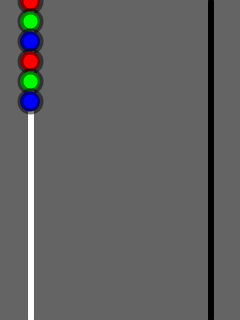
Frame 1 (no input)
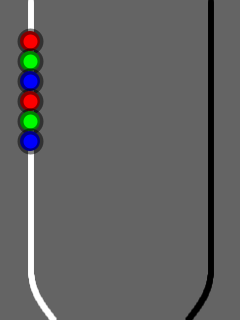
Frame 60 (the mouse pressed at the canvas centre just before this capture)
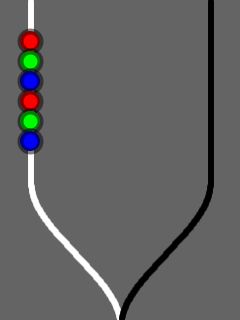
Frame 120 (the mouse held since frame 60 and released just before this capture)

The Processing sketch that drew these frames (run headless with seeded random() and noise(); from frame 60 on, the mouse is pressed at the canvas centre):

// Processing sketch: processing_36883
// ── processing_36883.pde

int[][] pos = new int[ 2 ][ 320 ];

int v1;
int p1;

int v2;
int p2;

int want = 0;

class bead_t
{
  bead_t( float vx0, float vy0, float px0, float py0, color c0 )
  {
    vx = vx0;
    vy = vy0;
    px = px0;
    py = py0;
    c  = c0;
    follow = 0;
  }
  float vx, vy, px, py;
  color c;
  
  int follow = 0;
  
  void draw( )
  {
    fill( c );
    stroke( 0, 127 );
    strokeWeight( 6 );
    ellipse( px, py, 20, 20 );
  }
}

bead_t[] bead = new bead_t[ 6 ];

void setup( )
{
  size( 240, 320 );
  smooth();
 
  p1 = -23200;  
  v1= 0;
  
  p2 = 23200;  
  v2 = 0;
  
  for ( int i = 0; i < 320; i++ )
    pos[ 0 ][ i ] = ( p1 / 512 ) + 75;
    
  for ( int i = 0; i < 320; i++ )
    pos[ 1 ][ i ] = ( p2 / 512 ) + 165;
  
  for ( int i = 0; i < bead.length; i++ )
    bead[ i ] = new bead_t( 0.0, -1.5, ( p1 / 256 ) + 120, i * 20, color( i%3 == 0 ? 255 : 0, i%3 == 1 ? 255 : 0, i%3 == 2 ? 255 : 0 ) );
    
}

void moveview( )
{
  while ( bead[ 0 ].py > 40 )
  {
    for ( int i = 1; i < 320; i++ )
    {
      pos[ 0 ][ i - 1 ] = pos[ 0 ][ i ];
      pos[ 1 ][ i - 1 ] = pos[ 1 ][ i ];
    }
    
    p1 = p1 + v1;
    v1 = v1 - ( ( p1 ) / 2048 );
    pos[ 0 ][ 319 ] = ( p1 / 512 ) + 75;
    
    p2 = p2 + v2;
    v2 = v2 - ( ( p2 ) / 2048 );
    pos[ 1 ][ 319 ] = ( p2 / 512 ) + 165;
    
    for ( int j = 0; j < bead.length; j++ )
      bead[ j ].py--;
  }
}



void draw_wire( )
{
  stroke( 255 );
  strokeWeight( 4 );
  for ( int y = 0; y < 320; y++ )
    rect( pos[ 0 ][ y ], y, 1, 1 );
    
  stroke( 0 );
  for ( int y = 0; y < 320; y++ )
    rect( pos[ 1 ][ y ], y, 1, 1 );
}

void draw( )
{
  background( 100 );
  
  moveview( );
  
  for ( int i = 0; i < bead.length; i++ )
  {
    if ( want != bead[ i ].follow && abs( pos[ 0 ][ ( int )bead[ i ].py ] - pos[ 1 ][ ( int )bead[ i ].py ] ) < 2 )
      bead[ i ].follow = want;
    bead[ i ].px = pos[ bead[ i ].follow ][ ( int )bead[ i ].py ];
    bead[ i ].py -= bead[ i ].vy; 
  }
  
  draw_wire( );
  for ( int i = 0; i < bead.length; i++ )
    bead[ i ].draw( );
}

void keyPressed( )
{
  if ( keyCode == LEFT )
    want = 0;
    
  if ( keyCode == RIGHT )
    want = 1;
}
